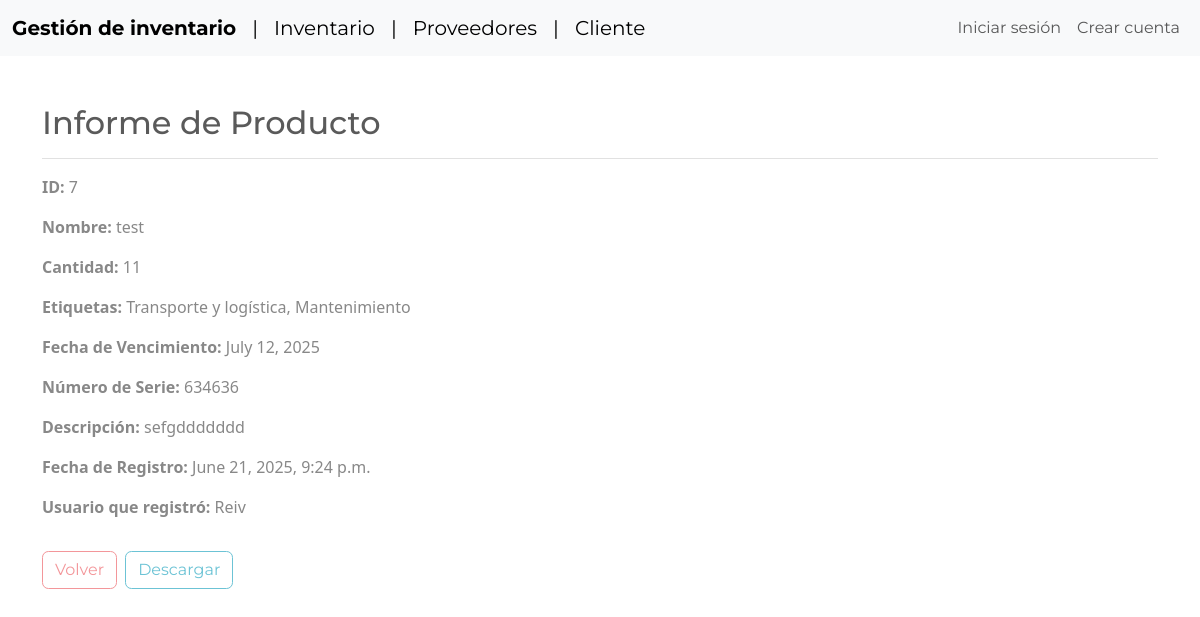
/informe/7/, run on the app's committed database.
### inventory/models.py (models this page shows, shortened)
class InventoryItem(models.Model):
	name = models.CharField(max_length=200)
	quantity = models.IntegerField()
	date_created = models.DateTimeField(auto_now_add=True)
	user = models.ForeignKey(User, on_delete=models.CASCADE)
	expiration_date = models.DateField(null=True, blank=True)
	serial_number = models.CharField(max_length=100, null=True, blank=True)
	description = models.TextField(null=True, blank=True)
	tags = models.ManyToManyField('Tag', blank=True)

class Tag(models.Model):
    name = models.CharField(max_length=50, unique=True)

### inventory/views.py (the view)
# urls.py: path('informe/<int:pk>/', InformeProductoView.as_view(), name='informe-producto'),
class InformeProductoView(DetailView):
    model = InventoryItem
    template_name = 'inventory/informe.html'
    context_object_name = 'producto'

### inventory/templates/inventory/informe.html
{% extends 'inventory/base.html' %}
{% block content %}
<div class="container mt-5">
    <h2>Informe de Producto</h2>
    <hr>
    <p><strong>ID:</strong> {{ producto.id }}</p>
    <p><strong>Nombre:</strong> {{ producto.name }}</p>
    <p><strong>Cantidad:</strong> {{ producto.quantity }}</p>
    <p><strong>Etiquetas:</strong>
        {% for tag in producto.tags.all %}
            {{ tag.name }}{% if not forloop.last %}, {% endif %}
        {% empty %}
            <span class="text-muted">Sin etiquetas</span>
        {% endfor %}
    </p>
    <p><strong>Fecha de Vencimiento:</strong> {{ producto.expiration_date|default:"N/A" }}</p>
    <p><strong>Número de Serie:</strong> {{ producto.serial_number|default:"N/A" }}</p>
    <p><strong>Descripción:</strong> {{ producto.description|default:"Sin descripción" }}</p>
    <p><strong>Fecha de Registro:</strong> {{ producto.date_created }}</p>
    <p><strong>Usuario que registró:</strong> {{ producto.user.username }}</p>
    <div class="mt-3 d-flex gap-2">
        <td><a href="{% url 'dashboard' %}" class="btn btn-outline-secondary mt-3">Volver</a></td>
        <td><a href="{% url 'dashboard' %}" class="btn btn-outline-info mt-3">Descargar</a></td>
    </div>
</div>
{% endblock content %}

### data on the page
InventoryItem: id "7", name "test", quantity "11", expiration_date "July 12, 2025", serial_number "634636", description "sefgddddddd", date_created "June 21, 2025, 9:24 p.m.", user.username "Reiv"
Tag: name "Transporte y logística"
Tag: name "Mantenimiento"
